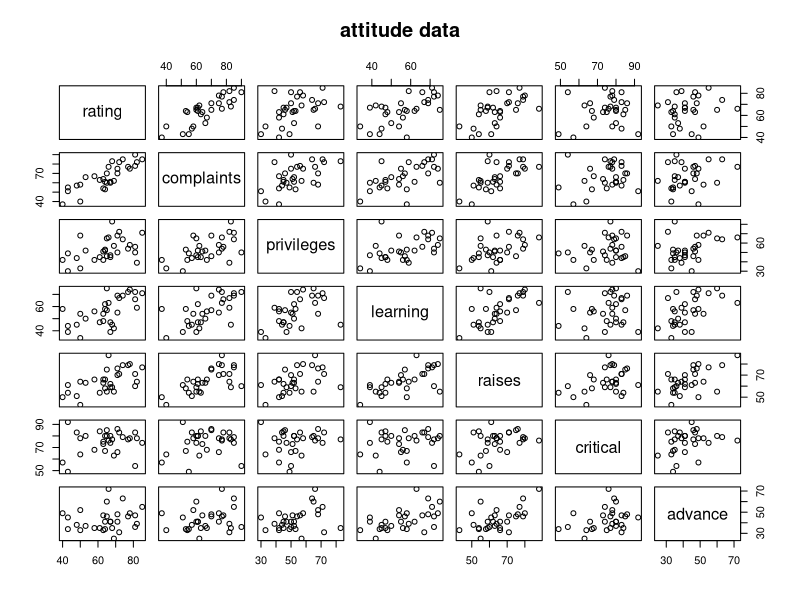
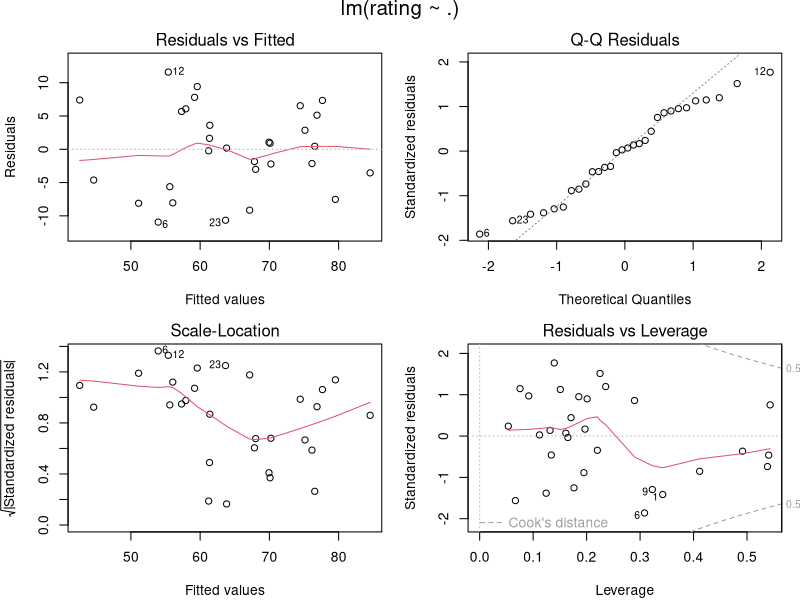
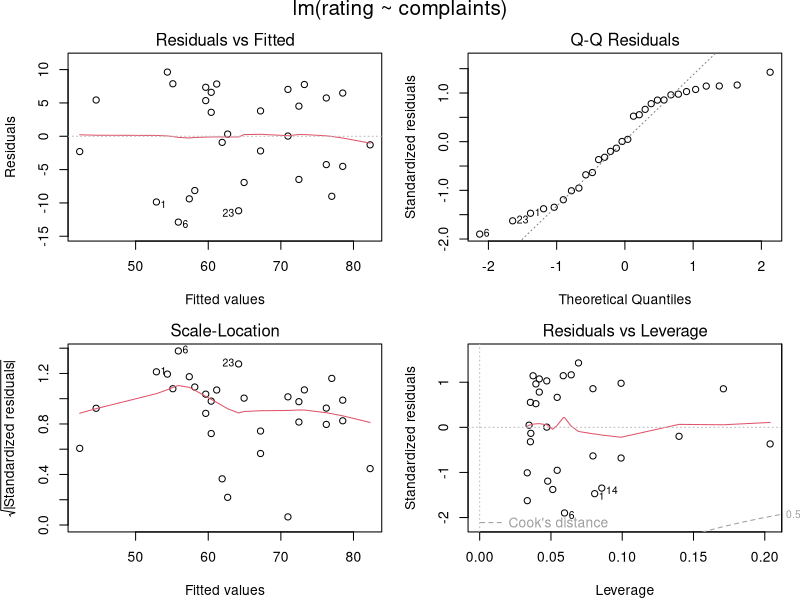

These figures' R source, in order:
attitude
require(stats); require(graphics)
pairs(attitude, main = "attitude data")
summary(attitude)
summary(fm1 <- lm(rating ~ ., data = attitude))
opar <- par(mfrow = c(2, 2), oma = c(0, 0, 1.1, 0),
            mar = c(4.1, 4.1, 2.1, 1.1))
plot(fm1)
summary(fm2 <- lm(rating ~ complaints, data = attitude))
plot(fm2)
par(opar)

